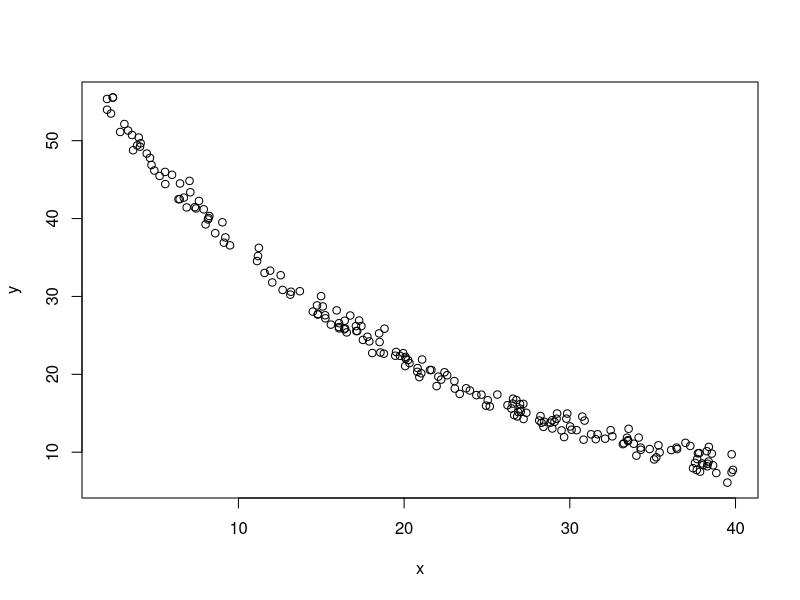

R code for this plot:
# ALEXANDRE GANDINI
# questao 2, lista 2, Computacional PPGEST-UFRGS 2020.

##################
# NEWTON-RAPHSON NORMAL - APLICACAO REGRESSAO NAO LINEAR:
##################

# gera dados simulados:
set.seed(0)
n = 200
variancia = 1
erro = rnorm(n=n, mean=0, sd=sqrt(variancia))
x = runif(n=n, min=2, max=40)
beta0 = 60
beta1 = -0.05
y = beta0 * exp(beta1 * x) + erro

# visualizando Y:
plot(x,y)

# quero encontrar b0 e b1 que minimizam a soma dos erros ao quadrado:

# chute inicial:
x0 = rbind(50,-0.06)

# máximo critério de convergência:
cc_max = 0.0001
cc = 10

# gradiente da f (derivadas em relacao aa b0 e aa b1)
gradiente_da_f <- function(x0,x,y)
{
  b0 = x0[1]
  b1 = x0[2]
  grad = rbind(0,0)
  
  mu = b0 * exp(b1*x)
  
  # derivadas primeiras em relação à b0 e à b1
  grad[1] =  - sum( ( y - mu ) * exp(b1 * x) )
  grad[2] =  - sum( ( y - mu ) * mu * x) 

  return(grad)
}


# hessiana, derivadas segundas da f
hessiana <- function(x0,x,y)
{
  b0 = x0[1]
  b1 = x0[2]
  hess = matrix(0, nrow=length(x0), ncol=length(x0) )
  
  hess[1,1] = sum( exp(2*b1*x))
  
  hess[2,2] =  - sum( (y*x^2*b0*exp(b1*x) ) - (2*b0^2*x^2*exp(2*b1*x) ))
  hess[1,2] = hess[2,1] = - sum( (y*x*exp(b1*x)) - (2 * exp(2*b1*x) * x * b0 ) )
  
  return(hess)
}

otimizador_newton_rapson <- function(cc_max, cc, x0, x, y)
{
  conta = 0

  while((cc > cc_max) & (conta < 200))
  {

    x1 = x0 - solve( hessiana(x0,x,y) ) %*% gradiente_da_f(x0,x,y)
    
    # controle do loop:
    cc = sum((x1-x0)^2)
    x0 = x1
    conta = conta + 1
    print(paste('iteracao:', conta))
    print(paste('x0:', x0))
  }
  
  return(x0)
}

resposta = otimizador_newton_rapson(cc_max, cc, x0, x, y)
print('Parametros obtidos com NEWTON-RAPSON:')
print(resposta)

# conclusao: NEWTON RAPSON AQUI só funciona com chute inicial PRÓXIMO ao ponto verdadeiro.


################
# Agora com GAUSS - NEWTON:
################

# gera dados simulados:
set.seed(0)
n = 200
variancia = 1
erro = rnorm(n=n, mean=0, sd=sqrt(variancia))
x = runif(n=n, min=2, max=40)
beta0 = 60
beta1 = -0.05
y = beta0 * exp(beta1 * x) + erro

# quero encontrar b0 e b1 que minimizam a soma dos erros ao quadrado:

# chute inicial:
x0 = rbind(50,-0.07)

# máximo critério de convergência:
cc_max = 0.001
cc = 10

gradiente_da_f <- function(x0,x,y)
{
  b0 = x0[1]
  b1 = x0[2]
  grad = rbind(0,0)
  
  mu = b0 * exp(b1*x)

  # derivadas primeiras em relação à b0 e à b1
  grad[1] =  - sum( y - mu ) * sum(exp(b1 * x))
  grad[2] =  - sum( y - mu ) * sum(mu * x)
  return(grad)
}


hessiana_aproximada <- function(x0,x,y)
{
  b0 = x0[1]
  b1 = x0[2]
  
  grad_mu = c(0,0)
  
  # derivadas primeiras em relação à b0 e à b1
  grad_mu[1] = sum(exp(b1 * x))
  grad_mu[2] = sum(b0 * exp(b1*x) * x)
  
  # aproximacao da hessiana:
  hess = grad_mu %*% t(grad_mu)
  
  # gambiarra pra forcar os componentes [1,2] e [2,1] serem exatamente iguais pra nao dar erro na inversao da matriz:
  elemento_igual = round(hess[1,2])
  hess[1,2] = hess[2,1] = elemento_igual
  
  return(hess)
}


otimizador_gauss_newton <- function(cc_max, cc, x0, x, y)
{
  conta = 0
  
  while((cc > cc_max) & (conta < 20))
  {
    
    # x1 = x0 - solve( hessiana_aproximada(x0,x,y) ) %*% gradiente(x0,x,y)
    hess_aprox = hessiana_aproximada(x0,x,y)

    x1 = x0 - solve( hess_aprox ) %*% gradiente_da_f(x0,x,y)

    # controle do loop:
    cc = sum((x1-x0)^2)
    x0 = x1
    conta = conta + 1
    print(paste('iteracao:', conta))
    print(paste('x0:', x0))
  }
  
  return(x0)
}

resposta = otimizador_gauss_newton(cc_max, cc, x0, x, y)
print('Parametros obtidos com GAUSS-NEWTON:')
print(resposta)
